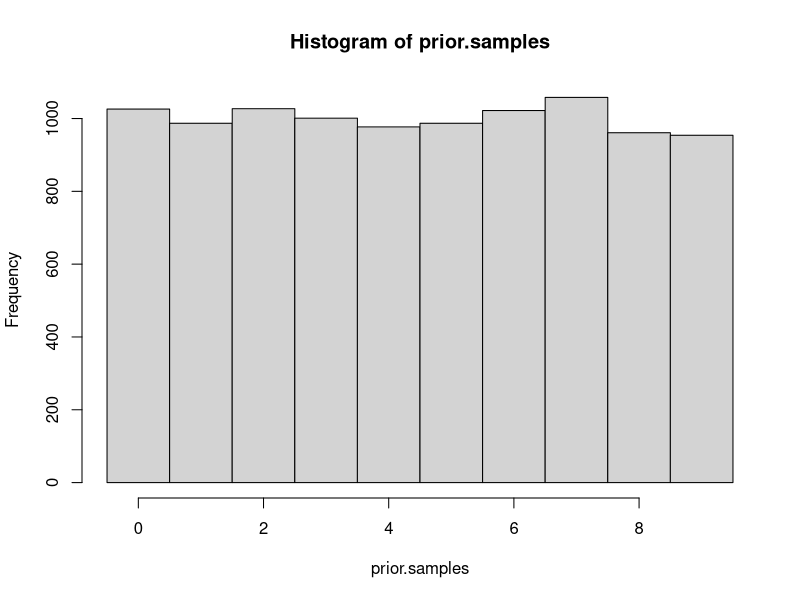
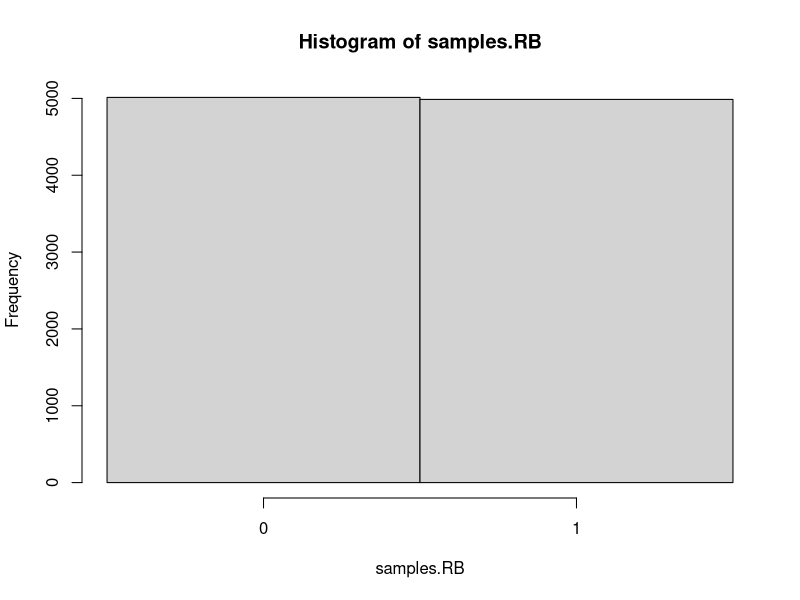
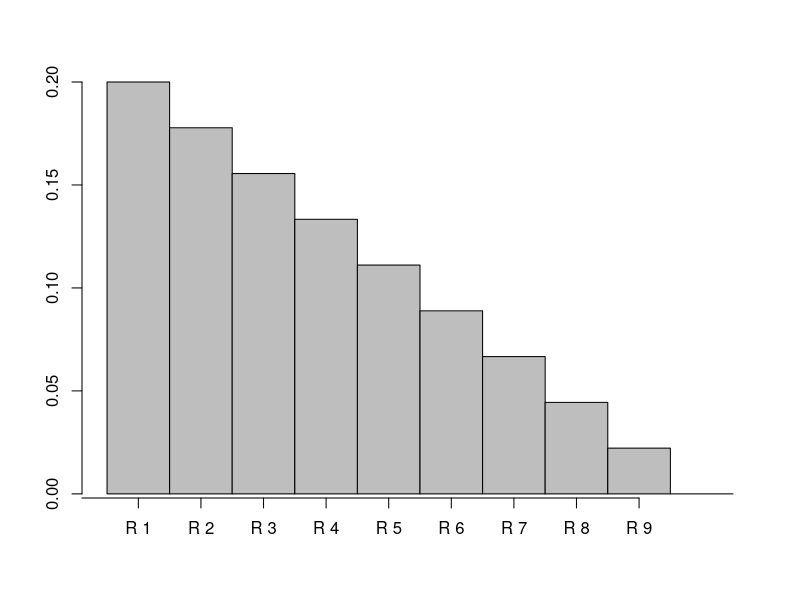
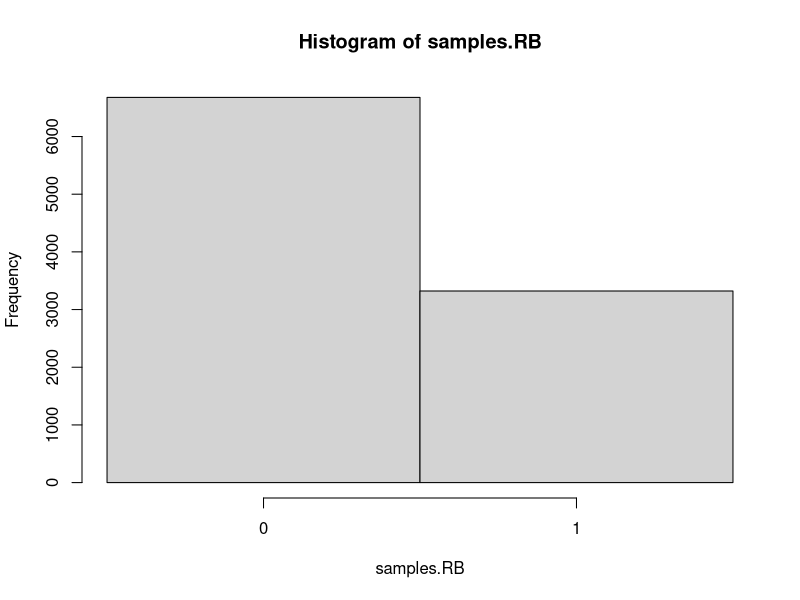
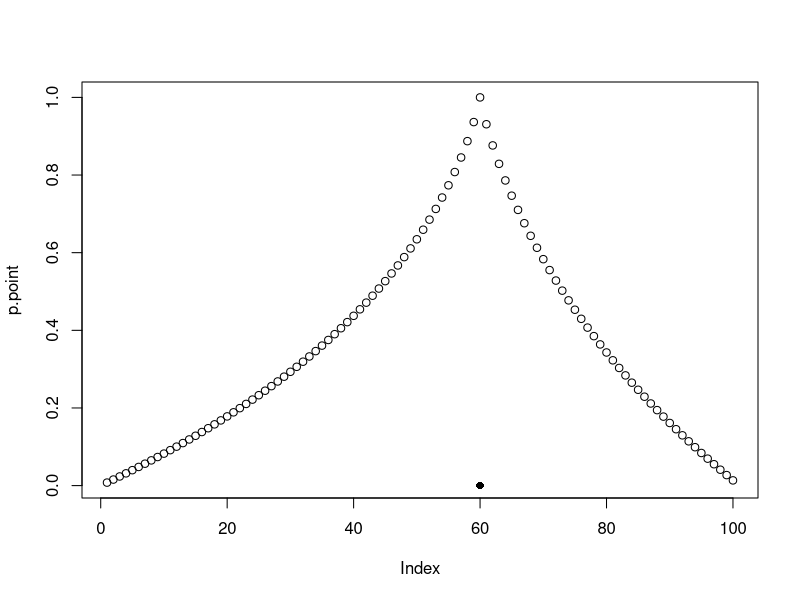
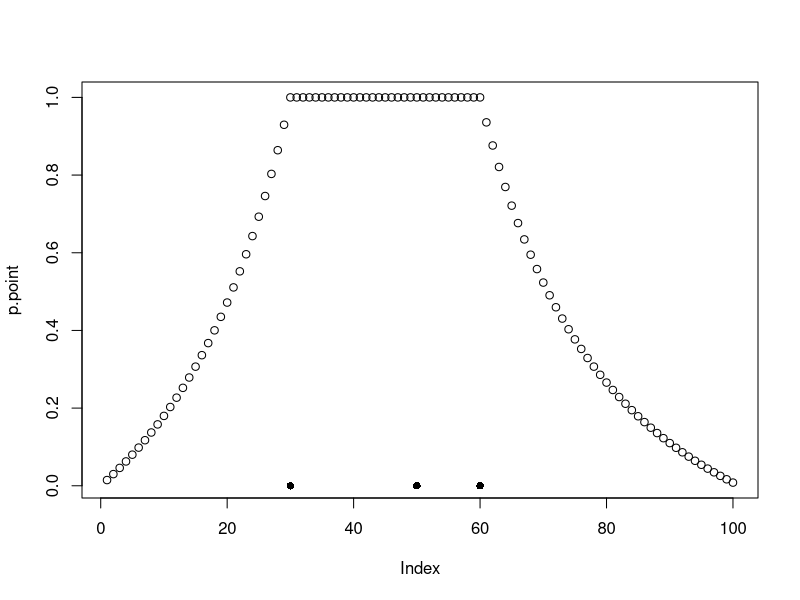
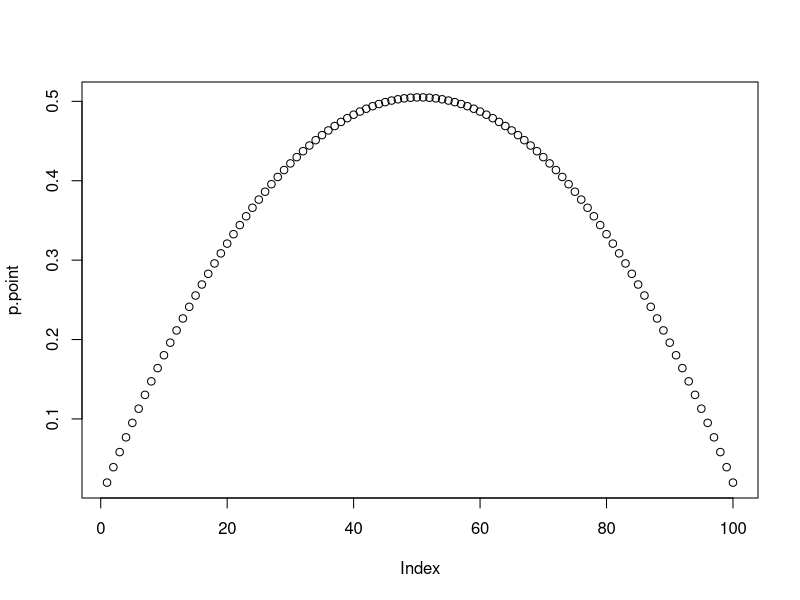
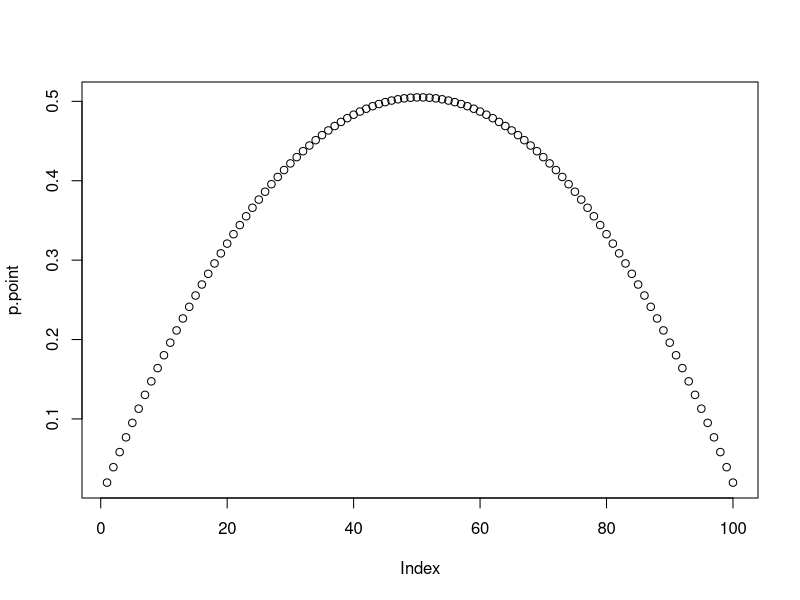

These charts were generated, in order, by the following R code:
## ---- chunk 1
p.hypotheses <- rep(0.1,10)
print(p.hypotheses)
## ---- chunk 2
prior.samples <- sample(0:9,
                       10000,
                       replace = TRUE,
                       # the prob parameter allows to specify the probability
                       # of each hypothesis.
                       prob=p.hypotheses)
head(prior.samples)
## ---- chunk 3
hist(
  prior.samples,
  # this is to have the x ticks centered below the bars
  breaks=seq(min(prior.samples)-0.5, max(prior.samples)+0.5, by=1)
)
## ---- chunk 4
p.RB <- prior.samples / 9
head(p.RB)
## ---- chunk 5
samples.RB <- rbinom(
  n=length(p.RB),
  size=1,
  prob=p.RB
)
head(samples.RB)
## ---- chunk 6
hist(
  samples.RB,
  breaks=seq(min(samples.RB)-0.5, max(samples.RB)+0.5, by=1),
  xaxt='n'
)
axis(1,at=c(0,1))
## ---- chunk 7
likelihood <- (9-c(0:9)) / 9 
print(likelihood)
## ---- chunk 8
p.R3 <- p.hypotheses[3]
print(paste('p(R3)=', p.R3))

p.BB.given.R3 <- likelihood[3]
print(paste('p(BB|R3)=', p.BB.given.R3))

evidence <- sum(likelihood*p.hypotheses)
print(paste('p(BB)=', p.BB.given.R3))

p.R3.given.BB <- p.R3 * p.BB.given.R3 / evidence
print(paste('p(R3|BB)=', p.R3.given.BB))
## ---- chunk 9
posterior <- c()
for (i in c(1:10)){
  p.Ri.given.BB <- p.hypotheses[i] * likelihood[i] / evidence
  print(paste('p(R', i, '|BB)=', p.Ri.given.BB))
  posterior <- c(posterior, p.Ri.given.BB)
}
## ---- chunk 10
print(sum(posterior))
## ---- chunk 11
barplot(posterior,space=0)
axis(1,at=c(0:9)-0.5, labels=paste('R', c(0:9)))
## ---- chunk 12
# don't worry too much about 'cat'
# if you're curious why not print, try 
# to use print(paste('Prior vector: ', p.hypotheses)) instead
cat('Prior vector: ', p.hypotheses)
## ---- chunk 13
likelihood.array <- cbind(
  c(0:9)/9,
  1-(c(0:9)/9)
)
rownames(likelihood.array) <- paste('R',c(0:9),sep='')
colnames(likelihood.array) <- c('RB', 'BB')
print(likelihood.array)
## ---- chunk 14
bayes.numerator <- likelihood.array * p.hypotheses
print(bayes.numerator)
## ---- chunk 15
posterior <- t(t(bayes.numerator)/colSums(bayes.numerator))
print(posterior)
## ---- chunk 16
# only change is here
p.hypotheses <- c(0.4, rep(0.6/9,9))

# Same code as above
prior.samples <- sample(0:9,
                       10000,
                       replace = TRUE,
                       # the prob parameter allows to specify the probability
                       # of each hypothesis.
                       prob=p.hypotheses)
p.RB <- prior.samples / 9
samples.RB <- rbinom(
  n=length(p.RB),
  size=1,
  prob=p.RB
)
hist(
  samples.RB,
  breaks=seq(min(samples.RB)-0.5, max(samples.RB)+0.5, by=1),
  xaxt='n'
)
axis(1,at=c(0,1))
## ---- chunk 17
n.stimuli <- 100
## ---- chunk 18
# all combinations of numbers from 1 up to (and including) the n.stimuli.
borders <- expand.grid(c(1:n.stimuli), c(1:n.stimuli))
# change row names
# lb for 'lower bound' and ub for 'upper bound'
colnames(borders) <- c('lb', 'ub')
# only keep those categories where the lower bound is lower
# or equal to the upper bound
borders <- borders[borders[,1]<=borders[,2],]
# reset the row names
row.names(borders) <- c(1:nrow(borders))
head(borders)
## ---- chunk 19
sizes <- as.vector(t(borders['ub']-borders['lb'] + 1))
head(sizes)
## ---- chunk 20
observation <- 60
## ---- chunk 21
likelihood.given.observation <- as.array(t(ifelse(
  (borders['lb'] <= observation) & (borders['ub'] >= observation),
  1/sizes, 
  0
)))

dim(likelihood.given.observation)
## ---- chunk 22
posterior <- (likelihood.given.observation / sum(likelihood.given.observation))
print(posterior[0:10])
print(sum(posterior))
## ---- chunk 23
# repeat the posterior for each stim, 
# to get a matrix with shape (stimulus, categories)
tiled.posterior <-
  matrix(
    posterior,
    nrow = n.stimuli, # number of stimuli
    ncol = length(posterior),
    byrow = TRUE
  )
## ---- chunk 24
# for each stimulus, get a Boolean mask of the categories 
# that contain the stimulus. The mask also has shape (stimulus, categories)
stimulus.index <-
  matrix(c(1:n.stimuli),
         nrow = n.stimuli,
         ncol = length(posterior),
         byrow = FALSE)

# NOTE 1: we have to reshape the lb and ub vectors
# so that it has the same shape as the mask
# NOTE 2: borders['lb'] returns a named vector,
# while borders[['lb']] returns the vector of numbers
mask <- 
  (
    (stimulus.index >= t(replicate(n.stimuli, borders[['lb']]))) & 
    (stimulus.index <= t(replicate(n.stimuli, borders[['ub']])))
  )
## ---- chunk 25
# use the Boolean array to attribut 0 to the hypotheses 
# that do not contain a point
tiled.posterior[!mask] <- 0

dim(tiled.posterior)

# sum across categories to get the probability of each point
p.point <- rowSums(tiled.posterior)

plot(p.point)
points(observation,0,pch=16)
## ---- chunk 26
# basically, sweep applies an operation to each ith row (or column) of a matrix
# using the ith element of an array
greater.equal.to.lb <- sweep(stimulus.index, 2, borders[['lb']], '>=')
# check that they are the same for every element
print(all((stimulus.index >= t(
  replicate(n.stimuli, borders[['lb']])
)) == greater.equal.to.lb))

# and therefore
mask.with.sweep <-
  (
    sweep(stimulus.index, 2, borders[['lb']], '>=') &
    sweep(stimulus.index, 2, borders[['ub']], '<=')
  )

all(mask==mask.with.sweep)
## ---- chunk 27
observations <- c(30, 50, 60)
n.observations <- length(observations)
min.obs <- min(observations)
max.obs <- max(observations)

likelihood.given.observation <- as.array(t(ifelse(
  # HERE IS ONE CHANGE
  (borders['lb'] <= min.obs) & (borders['ub'] >= max.obs),
  # HERE IS ANOTHER CHANGE
  1/(sizes^n.observations), 
  0
)))

posterior <- (likelihood.given.observation / sum(likelihood.given.observation))

tiled.posterior <-
  matrix(
    posterior,
    nrow = n.stimuli, # number of stimuli
    ncol = length(posterior),
    byrow = TRUE
  )

stimulus.index <-
  matrix(c(1:n.stimuli),
         nrow = n.stimuli,
         ncol = length(posterior),
         byrow = FALSE)

mask <-
  (
    sweep(stimulus.index, 2, borders[['lb']], '>=') &
    sweep(stimulus.index, 2, borders[['ub']], '<=')
  )

tiled.posterior[!mask] <- 0


p.point <- rowSums(tiled.posterior)

plot(p.point)
points(observations,rep(0,length(observations)),pch=16)
## ---- chunk 28

# Let's define three useful functions that we can reuse below, for clarity
# NOTE: you didn't need to use functions, you could just copy-paste
# the relevant bits of code each time.
# NOTE: I have only made minimal changes to these function compared to the 
# code above to make it a bit more general. I have marked the changes with comments.

# just copied some code from above. No changes here
create.borders <- function(n.stimuli){
  borders <- expand.grid(c(1:n.stimuli), c(1:n.stimuli))
  colnames(borders) <- c('lb', 'ub')
  borders <- borders[borders[,1]<=borders[,2],]
  row.names(borders) <- c(1:nrow(borders))
  # Only added a return line because it's a function
  return(borders)
}
# Use same code as above to calculate sizes
create.sizes <- function(borders){
  return(as.vector(t(borders['ub']-borders['lb'] + 1)))
}

# let's copy the bit for going from a distribution over categories to 
# the generalization gradient and put it into a function
# (I just changed the word 'posterior' with 'distribution' for clarity)
plot.gradient.from.categories.dist <- function(distribution){
  tiled.distribution <-
    matrix(
      distribution,
      nrow = n.stimuli, # number of stimuli
      ncol = length(distribution),
      byrow = TRUE
    )
  stimulus.index <-
    matrix(c(1:n.stimuli),
           nrow = n.stimuli,
           ncol = length(distribution),
           byrow = FALSE)
  mask <-
    (
      sweep(stimulus.index, 2, borders[['lb']], '>=') &
      sweep(stimulus.index, 2, borders[['ub']], '<=')
    )
  tiled.distribution[!mask] <- 0
  p.point <- rowSums(tiled.distribution)
  plot(p.point)
}

# copy the code for calculating the posterior
# NOTE: only change is that we are also multiplying by the prior now
# NOTE: if prior isn't specified, a uniform prior is assumed in this function
calculate.posterior <- function(observations, borders, sizes, prior=1){
  n.observations <- length(observations)
  min.obs <- min(observations)
  max.obs <- max(observations)
  likelihood.given.observation <- as.array(t(ifelse(
    (borders['lb'] <= min.obs) & (borders['ub'] >= max.obs),
    1/(sizes^n.observations), 
    0
  )))
  
  # Only change here: multiply by prior
  posterior <- (likelihood.given.observation*prior / sum(likelihood.given.observation*prior))
  return(posterior)
}
## ---- chunk 29
n.stimuli <- 100
borders <- create.borders(n.stimuli)
sizes <- create.sizes(borders)
posterior.exercise.1 <- calculate.posterior(c(), borders, sizes)
plot.gradient.from.categories.dist(posterior.exercise.1)
## ---- chunk 30
prior <- rep(1,length(sizes)) / length(sizes)
plot.gradient.from.categories.dist(prior)
## ---- chunk 31
n.stimuli <- 200
borders <- create.borders(n.stimuli)
sizes <- create.sizes(borders)
posterior.exercise.3 <- calculate.posterior(c(100), borders, sizes)
plot.gradient.from.categories.dist(posterior.exercise.3)
## ---- chunk 32
posterior.exercise.3 <- calculate.posterior(c(150), borders, sizes)
plot.gradient.from.categories.dist(posterior.exercise.3)
## ---- chunk 33
posterior.exercise.3 <- calculate.posterior(c(100, 150), borders, sizes)
plot.gradient.from.categories.dist(posterior.exercise.3)
## ---- chunk 34
# I accepted both a space between 1 and 100 and between 1 and 200
n.stimuli <- 100
borders <- create.borders(n.stimuli)
sizes <- create.sizes(borders)

# create new prior
even.prior <- -(sizes%%2-2)
even.prior <- even.prior / sum(even.prior)

distribution.exercise.4 <- calculate.posterior(c(), borders, sizes, prior=even.prior)
plot.gradient.from.categories.dist(distribution.exercise.4)
## ---- chunk 35
posterior.exercise.5 <- calculate.posterior(c(50), borders, sizes, prior=even.prior)
plot.gradient.from.categories.dist(posterior.exercise.5)
## ---- chunk 36
posterior.exercise.5 <- calculate.posterior(c(85), borders, sizes, prior=even.prior)
plot.gradient.from.categories.dist(posterior.exercise.5)
## ---- chunk 37
posterior.exercise.5 <- calculate.posterior(c(50, 85), borders, sizes, prior=even.prior)
plot.gradient.from.categories.dist(posterior.exercise.5)
## ---- chunk 38
# Each language is a 3 by 3 matrix.
l1 <- matrix(
  c(0,1,1,
    1,0,0,
    1,1,0),
  nrow=3
)

print(l1)
## ---- chunk 39
flat.languages <- as.matrix(expand.grid(rep(list(c(0,1)),9)))
head(flat.languages)
## ---- chunk 40
# reshape all combinations of 9 0s and 1s into 3 by 3 grids
# new array has shape (language, word, meaning)
languages.all.combinations <- array(flat.languages, dim=c(512,3,3))
# print an example of a language
languages.all.combinations[2,,]
## ---- chunk 41
colSums(languages.all.combinations)
## ---- chunk 42
number.signals.per.object <- colSums(aperm(languages.all.combinations, c(2,1,3)))
indices.to.include <- apply(number.signals.per.object != 0,1, all)
# create a new language array with only those languages that have
# at least one word for each state
languages <- languages.all.combinations[indices.to.include,,]

# let's also keep track of the number of signals per object
# of just the languages we consider
# (it'll be useful later)
number.signals.per.object.languages <- number.signals.per.object[indices.to.include,]
## ---- chunk 43
languages[1,,]
## ---- chunk 44
pick.object <- function(language){
  object <- sample(x=1:3, size=1)
  # get the *indices* of the signals that apply to the object in the language
  indices.signals <- which(language[,object]==1)
  # pick one of the indices
  signal <- sample(indices.signals, size=1)
  return(c(object, signal))
}
## ---- chunk 45
language.index <- 10
print(languages[language.index,,])
print(pick.object(languages[language.index,,]))
## ---- chunk 46
bayesian.update <- function(object, signal, prior, languages){
  # the likelihood (probability of that combination of object and signal given a language)
  # for a given language is equal to 0 if the signal is not compatible with the object
  # in the language, and otherwise 1/(number of signals compatible with the object in the language)
  
  # the number of signals compatible with the object in each language
  # is in the number.signals.per.object which we used before!
  test <- languages[,signal,object]==0
  no <- 1/number.signals.per.object.languages[,object]
  yes <- 0
  
  likelihood <- ifelse(
    test,
    yes,
    no
  )
  
  # calculate a normalized posterior 
  unnormalized.posterior <- likelihood * prior
  posterior <- unnormalized.posterior / sum(unnormalized.posterior)
  
  return(posterior)
}
## ---- chunk 47
language.index <- 10
print('language:')
print(languages[language.index,,])
## ---- chunk 48
# define a uniform prior
# that we will use again later on multiple times
uniform.prior <- rep(1,nrow(languages)) / nrow(languages)

language.index <- 20
language.sample <- pick.object(languages[language.index,,])

object <- language.sample[1]
signal <- language.sample[2]

posterior <- bayesian.update(object, signal, uniform.prior, languages)

barplot(posterior)
## ---- chunk 49
run.multiple.observations <- function(n.observations, language, prior){
  # Okay, we could have directly have 'current.beliefs' as the parameter
  # but I am adding this line for you for clarity
  posterior <- prior
  
  # loop over the observations
  for (i in 1:n.observations){
    prior <- posterior
    # produce one datapoint (i.e. one combination of object and signal)
    new.data <- pick.object(language)
    object <- new.data[1]
    signal <- new.data[2]
    # do bayesian update on the new data
    # and set 'current beliefs' to the new posterior
    # NOTE: we are using the previous beliefs as the prior here
    posterior <- bayesian.update(object, signal, prior, languages)
  }
  return(posterior)
}

# update belief with 10 observations
current.beliefs <- run.multiple.observations(10, languages[10,,], uniform.prior)
barplot(current.beliefs)
## ---- chunk 50
iterate <- function(n.iterations, n.observations, prior){
  # start with an agent with a random language
  current.language.index <- sample(1:nrow(languages),size=1)
  
  history <- c(current.language.index)
  for (i in 1:n.iterations){
  
    # first calculate the learner's posterior given the data produced by the 
    # previous generation's teacher
    posterior <- run.multiple.observations(
      n.observations,
      languages[current.language.index,,],
      prior
    )
    
    # then select a language given a posterior
    # either by picking the language with the greatest probability
    # or sampling from the posterior
    # here we sample
    current.language.index <- sample(nrow(languages), size=1, prob=posterior)
    
    history <- c(history, current.language.index)
  }
  
  return(history)
}
  
n.iterations <- 1000
n.observations <- 1

history <- iterate(n.iterations, n.observations, uniform.prior)

head(history)
## ---- chunk 51
barplot(history)
## ---- chunk 52
curve(-log(x), from=0, to=1)
## ---- chunk 53
rowNormalize <- function(x){
  # first create a vector with the sums of the rows
  summed.rows <- apply(x,1,'sum')
  # then divide each element by the sum of its row
  normalized.rows <- sweep(x, 1, summed.rows, '/')
  # at the end you get a probability distribution for each row
  return(normalized.rows)
}

colNormalize <- function(x){
  # same as above, but with columns
  summed.columns <- apply(x,2,'sum')
  normalized.columns <- sweep(x, 2, summed.columns, '/')
  # at the end you get a probability distribution for each column
  return(normalized.columns)
}

softMax <- function(x, alpha){
  # first we calculate the numerator of softmax
  # (see definition)
  unnormalized.softmax <- exp(alpha*x)
  # then we normalize each column
  normalized.softmax <- colNormalize(unnormalized.softmax)
  return(normalized.softmax)
}
## ---- chunk 54
language <- rbind(
  c(0,1,1),
  c(0,0,1),
  c(1,0,0),
  c(1,1,1)
)

rownames(language) <- c('some', 'all', 'none', 'silence')
colnames(language) <- c(0,1,2)

heatmap(language, Colv=NA, Rowv = NA, scale='none')
## ---- chunk 55
l0 <- rowNormalize(language)
heatmap(l0, Colv=NA, Rowv = NA)
## ---- chunk 56
s1 <- softMax(log(l0), 2.)
heatmap(s1, Colv=NA, Rowv = NA)
## ---- chunk 57
l1 <- rowNormalize(s1)
heatmap(l1, Colv=NA, Rowv = NA)
## ---- chunk 58
tabl <- "
Index | Case $d$                                  | Description           | $P(d | CC)$  | $P(d|CE)$ |
-----:|:------------------------------------------|:----------------------|:-------------|:----------|
1     | $A=B=C$                                   | All same              | 0.67         | 0.096     |
2     | $A=C$ and $B != C$ or $B=C$ and $A != C$  | Two connected same    | 0.3          | 0.87      |
3     | $A=B$ and $A!= C$                         | Two disconnected same | 0.0036       | 0.0036     |
4     | $A!= B$ and $B != C$ and $A != C$         | All different         | 0.029        | 0.029     |
"
cat(tabl)
## ---- chunk 59

sample.bernoulli <- function(p.true=0.8){
  sample(x=c(TRUE,FALSE),size=1,prob=c(p.true,1-p.true))
}

sample.word <- function(){
  sample(x=10,size=1)
}

produce.data.CE <- function(){
  
  word.A <- sample.word()
  word.B <- sample.word()
  
  C.reads.A <- sample.bernoulli()
  C.reads.B <- sample.bernoulli()
  
  if (C.reads.A & C.reads.B){
    # both
    word.C <- sample(c(word.A,word.B),size=1)
  } else if (C.reads.A){
    # just A
    word.C <- word.A
  } else if (C.reads.B){
    # just B
    word.C <- word.B
  } else {
    # neither
    word.C <- sample.word()
  }
  
  return(c(word.A, word.B, word.C))
}

produce.data.CC <- function(){
  
  word.C <- sample.word()
  
  A.reads.C <- sample.bernoulli()
  B.reads.C <- sample.bernoulli()
  
  if (A.reads.C){
    word.A <- word.C
  } else {
    word.A <- sample.word()
  }
  
  if (B.reads.C){
    word.B <- word.C
  } else {
    word.B <- sample.word()
  }
  
  return(c(word.A, word.B, word.C))
}
## ---- chunk 60
produce.data.CE()
## ---- chunk 61
divide.cases <- function(samples){
  
  A.equals.B <- samples[1,] == samples[2,]
  A.equals.C <- samples[1,] == samples[3,]
  B.equals.C <- samples[2,] == samples[3,]
  
  # the cases above
  case.1 <- A.equals.B & A.equals.C & B.equals.C
  case.2 <- (A.equals.C & !B.equals.C) | (B.equals.C & !A.equals.C)
  case.3 <- A.equals.B & !A.equals.C
  case.4 <- !A.equals.B & !B.equals.C & !A.equals.C
  
  return(rbind(case.1,case.2,case.3,case.4))
}
## ---- chunk 62
n=500000

samples.CC <-
  rowMeans(divide.cases(replicate(n, produce.data.CC())))

samples.CE <-
  rowMeans(divide.cases(replicate(n, produce.data.CE())))

print(samples.CC)
print(samples.CE)
## ---- chunk 63
p.function <- function(p.data.given.CC, p.data.given.CE, gamma.var){
  phi.var <- log(p.data.given.CC/p.data.given.CE)
  value <- 1/(1+exp(-gamma.var*phi.var))
  return(value)
}

values.of.gamma <- c(0.1, 0.5, 1, 2, 4)
col <- heat.colors(length(values.of.gamma), rev=TRUE)
for (i in seq_along(values.of.gamma)){
  curve(
    p.function(x, 0.4, values.of.gamma[i]),
    from = 0,
    to = 1,
    col = col[i],
    add = i != 1,
    xlab = '',
    ylab = ''
  )
}

legend(0.8, 0.5, values.of.gamma, col=col, lty=1, title=expression(gamma))

title(
  expression("Prob of picking hypothesis CC given D and "*gamma),
  xlab='P(CC|D)', ylab='P(CC)'
)
## ---- chunk 64
n.datapoints <- 100

# we can use empirical proportions obtained above by sampling
# this is a close enough approximation
likelihoods.CC <- t(t(samples.CC))
likelihoods.CE <- t(t(samples.CE))

# produce n.datapoints datapoints from world where CC is true
data <- replicate(n.datapoints,produce.data.CC())
## ---- chunk 65
# get the likelihoods of the observed datapoints under hypothesis CC
likelihoods.data.CC <- colSums(ifelse(
  divide.cases(data),
  replicate(n.datapoints,likelihoods.CC),
  0.
))

# and same for CE, for the same datapoints
likelihoods.data.CE <- colSums(ifelse(
  divide.cases(data),
  replicate(n.datapoints,likelihoods.CE),
  0.
))
## ---- chunk 66
# cumulative phi as observations are received
phi <- cumsum(log(likelihoods.data.CC/likelihoods.data.CE))

plot(phi)
## ---- chunk 67
gamma <- 0.05
p.choosing.CC <- 1/(1+exp(-gamma*phi))
plot(p.choosing.CC)
## ---- chunk 68
T = 10

time.discount.f = function(t, T, delta){
  return(exp(-(T-t)/delta))
}

values.of.delta <- c(0.1, 0.5, 1, 2, 4, 10)
col <- heat.colors(length(values.of.delta), rev=TRUE)
for (i in seq_along(values.of.delta)){
  curve(
    time.discount.f(x, T, values.of.delta[i]),
    from = 1,
    to = T,
    col = col[i],
    add = i != 1,
    xlab = '',
    ylab = ''
  )
}

legend(1, 1., values.of.delta, col=col, lty=1, title=expression(delta))

title(
  expression("Discounting factor for term t with given "*delta),
  xlab='t', ylab='Discounting factor'
)
## ---- chunk 69
gamma <- 0.05
p.choosing.CC <- 1/(1+exp(-gamma*phi))
plot(p.choosing.CC)
## ---- chunk 70
delta <- 50

log.proportion <- log(likelihoods.data.CC/likelihoods.data.CE)
phi <- c()
for (i in 1:n.datapoints){
  time.discount <- unlist(lapply(
    1:i,
    time.discount.f,
    T=i,
    delta=delta
  ))
  new.phi <- sum(log.proportion[1:i] * time.discount)
  phi <- c(phi,new.phi)
}
plot(phi)
## ---- chunk 71
library(matrixStats)
## ---- chunk 72
words <- c('one',
           'two',
           'three',
           'four',
           'five',
           'six',
           'seven',
           'eight',
           'nine',
           'ten')

setA <- c('a', 'b', 'c', 'd', 'e')
setB <- c('a', 'b', 'c')
## ---- chunk 73
singleton <- function(X)     length(X)==1
doubleton <- function(X)     length(X)==2
tripleton <- function(X)     length(X)==3

set.difference <- function(X,Y) setdiff(X,Y)
union.f        <- function(X,Y) union(X,Y)
intersection.f <- function(X,Y) intersect(X,Y)
select.f       <- function(X)   X[1]

and.f     <- function(P,Q)   P & Q
or.f      <- function(P,Q)   P || Q
not.f     <- function(P)     ! Q
if.f      <- function(P,X,Y) ifelse(P,X,Y)

next.f    <- function(W)     words[match(W, words)+1]
prev.f    <- function(W)     words[match(W, words)-1]

equal.word <- function(W,V)  W==V
## ---- chunk 74
oneKnower <- function(S){
  return(if.f(
    singleton(S),
    'one',
    'na'
  ))
}
## ---- chunk 75
twoKnower <- function(S){
  return(if.f(
    singleton(S),
    'one',
    if.f(
      doubleton(S),
      'two',
      'na'
    )
  ))
}
## ---- chunk 76
threeKnower <- function(S){
  return(if.f(
    singleton(S),
    'one',
    if.f(
      doubleton(S),
      'two',
      if.f(
        tripleton(S),
        'three',
        'na'
      )
    )
  ))
}
## ---- chunk 77
CPKnower <- function(S){
  return(if.f(
    singleton(S),
    'one',
    next.f(
      CPKnower(
        set.difference(
          S,
          select.f(S)
        )
      )
    )
  ))
}
## ---- chunk 78
singularPlural <- function(S){
  return(if.f(
    singleton(S),
    'one',
    'two'
  ))
}
## ---- chunk 79
mod5 <- function(S){
  return(
    if.f(
      or.f(
        singleton(S),
        equal.word(
          mod5(
            set.difference(
              S,
              select.f(S)
            )
          ),
          'four'
        )
      ),
      'one',
      next.f(
        mod5(
          set.difference(
            S,
            select.f(S)
          )
        )
      )
    )
  )
}
# This one is kind of complicated, so just to convince you that it works as expected:
unlist(lapply(1:10,function(n){mod5(c(1:n))}))
## ---- chunk 80
twoNotOneKnower <- function(S){
  return(if.f(
    doubleton(S), 
    'two', 
    'na'
  ))
}
## ---- chunk 81
twoNKnower <- function(S){
  if (length(S)<=5){
    return(if.f(
      singleton(S),
      'one',
      next.f(next.f(
        twoNKnower(
          set.difference(
            S,
            select.f(S)
          )
        )
      ))
    ))
  } else{
    return(words[length(words)])
  }
}

## ---- chunk 82
LoTs <-
  c(oneKnower,
    twoKnower,
    threeKnower,
    CPKnower,
    singularPlural,
    mod5,
    twoNotOneKnower,
    twoNKnower
  )
names(LoTs) <-
  c('oneKnower',
    'twoKnower',
    'threeKnower',
    'CPKnower',
    'singularPlural',
    'mod5',
    'twoNotOneKnower',
    'twoNKnower'
  )
## ---- chunk 83
print(oneKnower(setA))
print(oneKnower(setB))
## ---- chunk 84
word.to.p <-
  function(proposed.word,
           literal.word,
           alpha = 0.95) {
    # equation 5 in the paper
    if (literal.word == 'na') {
      return(1 / length(words))
    } else if (literal.word == proposed.word) {
      alpha + (1 - alpha) * (1 / length(words))
    } else {
      (1 - alpha) * (1 / length(words))
    }
}


likelihood.f <-
  function(LoT,
           set.to.evaluate,
           alpha = 0.7) {
    word <- LoT(set.to.evaluate)
    list.p <- unlist(lapply(
      words,
      word.to.p,
      literal.word = word,
      alpha = alpha
    ))
    names(list.p) <- words
    return(list.p)
  }
## ---- chunk 85
lapply(
  LoTs,
  likelihood.f,
  set.to.evaluate = setA,
  alpha = 0.9
)
## ---- chunk 86
alpha <- 3
# I am adding 2 for L, the recursion
n.operators.used <- c(2, 4, 6, 6+2, 2, 9+2*2, 2, 6+2)
names(n.operators.used) <- names(LoTs)
unnorm.softmax <- exp(alpha*-n.operators.used)
priors <- c(unnorm.softmax) / sum(unnorm.softmax)
priors
## ---- chunk 87
n.elements.to.set <- function(n.elements){
  return(sample(c('a','b','c','d','e','f','g','h','i','j'))[1:n.elements])
}
## ---- chunk 88
probs <- c(0.7, 0.14, 0.05, 0.025, 0.02, 0.018, 0.012, 0.02, 0.01, 0.005)
# print(1-sum(probs))
barplot(probs)
## ---- chunk 89
n.observations <- 350
set.sizes <- sample(
  10, 
  n.observations, 
  replace = TRUE, 
  prob=probs
)
## ---- chunk 90
observed.sets <- lapply(set.sizes, n.elements.to.set)
## ---- chunk 91
true.words <- unlist(lapply(observed.sets, CPKnower))
## ---- chunk 92
proposed.words <- data.frame(row.names = c(1:n.observations))
for (lot.name in names(LoTs)){
  new.words <- unlist(lapply(observed.sets, LoTs[[lot.name]]))
  proposed.words[[lot.name]] <- new.words
}
## ---- chunk 93
loglikelihoods <- data.frame(row.names=c(1:n.observations))
for (i in colnames(proposed.words)){
  # print(proposed.words[i])
  p.lot <-
    mapply(word.to.p,
           c(proposed.words[[i]]),
           true.words)
  loglikelihoods[i] <- log(p.lot)
}

tail(loglikelihoods)
## ---- chunk 94
cumulative.loglikelihood <- as.matrix(sapply(loglikelihoods, cumsum))

unnormalized.cumulative.logposterior <- 
  cumulative.loglikelihood +
  log(priors)
## ---- chunk 95
posterior <- exp(
  unnormalized.cumulative.logposterior - 
  matrixStats::rowLogSumExps(unnormalized.cumulative.logposterior)
)

head(posterior)
## ---- chunk 96
posterior <- as.data.frame(posterior)
matplot(
  rownames(posterior),
  posterior,
  type = 'l',
  xlab = 'Observation',
  ylab = 'Posterior',
  col = 1:ncol(posterior)
)
legend(
  'bottomright',
  inset = .05,
  legend = colnames(posterior),
  pch = 1,
  col = 1:ncol(posterior)
)

